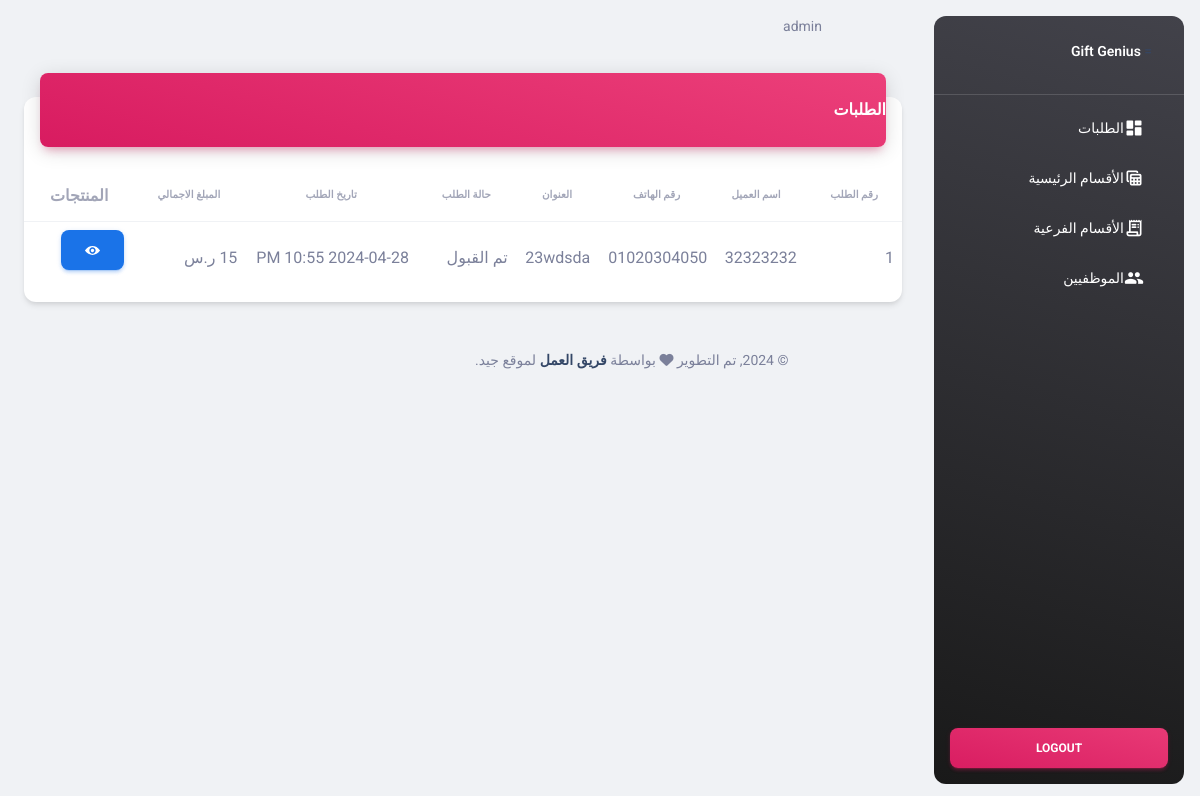
The page /admin/index.php (signed in) on the database its author committed.
### tables this page shows
CREATE TABLE `orders` (
  `id` int(10) UNSIGNED NOT NULL,
  `user_id` int(11) UNSIGNED DEFAULT NULL,
  `grand_total` double DEFAULT 0,
  `created_at` timestamp NULL DEFAULT NULL,
  `status` enum('new','accepted','refused','in_progress','on_way','ended') DEFAULT 'new',
  `name` varchar(500) DEFAULT NULL,
  `phone` varchar(50) DEFAULT NULL,
  `address` varchar(2000) DEFAULT NULL
);

### system/helper.php (called while the page is built, shortened)
<?php
if (!function_exists('runQuery')) {
    function runQuery($query)
    {
        $servername = "localhost";
        $username = "root";
        $password = "";
        $database = "gift";
        $conn = new mysqli($servername, $username, $password, $database);
        $conn->set_charset("utf8");
        return $conn->query($query);
    }
}

### admin/index.php (the view, shortened to what this page needs)
<?php
require('../system/helper.php');
$selectOrdersSql = "SELECT * FROM `orders`  order by id";
$selectOrdersResult = runQuery($selectOrdersSql);
$allOrders = [];
if ($selectOrdersResult->num_rows > 0) {
    while ($row = $selectOrdersResult->fetch_assoc()) {
        $allOrders[] = $row;
    }
}
?>
<!DOCTYPE html>
<html lang="ar" dir="rtl">
<head>
    <?php
    include 'layout/assets/css.php';
    ?>
</head>
<body class="g-sidenav-show rtl  bg-gray-200" >
<?php
include 'layout/inc/sidebar.php'
?>
<main class="main-content position-relative max-height-vh-100 h-100 border-radius-lg ">
    <?php
    include 'layout/inc/header.php';
    ?>
    <div class="container-fluid py-4">
        <div class="row">
            <div class="col-12">
                <div class="card my-4">
                    <div class="card-header p-0 position-relative mt-n4 mx-3 z-index-2">
                        <div class="bg-gradient-primary shadow-primary border-radius-lg pt-4 pb-3">
                            <h6 class="text-white text-capitalize ps-3">الطلبات</h6>
                        </div>
                    </div>
                    <div class="card-body px-0 pb-2">
                        <div class="table-responsive p-0">
                            <table class="table align-items-center mb-0">
                                <thead>
                                <tr>
                                    <th class="text-uppercase text-secondary text-xxs font-weight-bolder opacity-7">
                                        رقم الطلب
                                    </th>
                                    <th class="text-uppercase text-secondary text-xxs font-weight-bolder opacity-7 ps-2">
                                        اسم العميل
                                    </th>
                                    <th class="text-center text-uppercase text-secondary text-xxs font-weight-bolder opacity-7">
                                        رقم الهاتف
                                    </th>
                                    <th class="text-center text-uppercase text-secondary text-xxs font-weight-bolder opacity-7">
                                        العنوان
                                    </th>
                                    <th class="text-center text-uppercase text-secondary text-xxs font-weight-bolder opacity-7">
                                        حالة الطلب
                                    </th>
                                    <th class="text-center text-uppercase text-secondary text-xxs font-weight-bolder opacity-7">
                                        تاريخ الطلب
                                    </th>
                                    <th class="text-center text-uppercase text-secondary text-xxs font-weight-bolder opacity-7">
                                        المبلغ الاجمالي
                                    </th>
                                    <th class="text-secondary opacity-7">المنتجات</th>
                                </tr>
                                </thead>
                                <tbody>
                                <?php
                                foreach ($allOrders as $key => $order) {
                                    ?>
                                    <tr>
                                        <td><?php echo $key + 1 ?></td>
                                        <td><?php echo $order['name'] ?></td>
                                        <td><?php echo $order['phone'] ?></td>
                                        <td><?php echo $order['address'] ?></td>
                                        <td><?php
                                            if ($order['status'] == 'new') {
                                                echo 'جديد';
                                            } elseif ($order['status'] == 'accepted') {
                                                echo 'تم القبول';
                                            } elseif ($order['status'] == 'refused') {
                                                echo 'تم الرفض';
                                            } elseif ($order['status'] == 'in_progress') {
                                                echo 'جاري التجهيز';
                                            } elseif ($order['status'] == 'on_way') {
                                                echo 'فى الطريق';
                                            } elseif ($order['status'] == 'ended') {
                                                echo 'تم الإنهاء';
                                            }
                                            ?></td>
                                        <td><?php echo date('Y-m-d h:i A', strtotime($order['created_at'])) ?></td>
                                        <td><?php echo $order['grand_total'] ?> ر.س</td>
                                        <td>
                                            <button class="btn btn-info" data-bs-toggle='modal'
                                                    data-bs-target='#products<?php echo $order['id'] ?>'>
                                            </button>
                                        </td>
                                    </tr>
                                    <?php
                                } ?>
                                </tbody>
                            </table>
                        </div>
                    </div>
                </div>
            </div>
        </div>
        <?php
        include 'layout/inc/footer.php';
        ?>
    </div>
</main>
</body>
</html>

### rows shown on the page
orders: name "32323232", phone "01020304050", address "23wdsda", status "تم القبول", created_at "2024-04-28 10:55 PM"

### other values the page prints
$_SESSION['admin']['name'] "admin"
